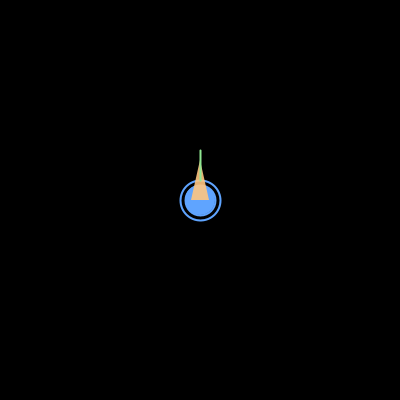
Frame 1 (no input)
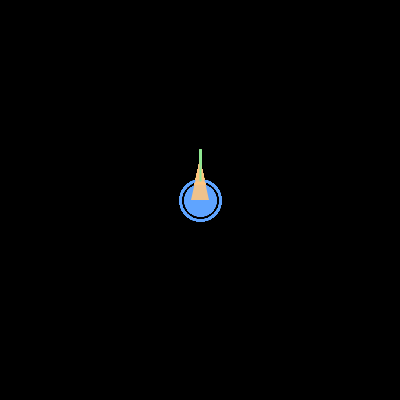
Frame 60 (the mouse pressed at the canvas centre just before this capture)
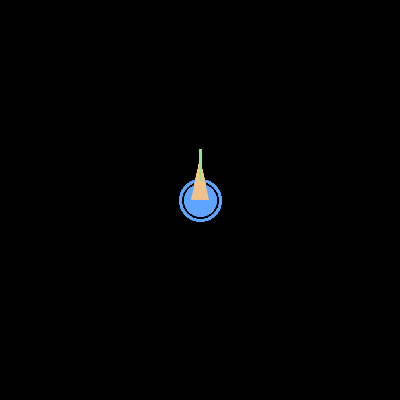
Frame 120 (the mouse held since frame 60 and released just before this capture)

The Processing sketch that drew these frames (run headless with seeded random() and noise(); from frame 60 on, the mouse is pressed at the canvas centre):

// Processing sketch: processing_demoStarter
// ── processing_demoStarter.pde
int bigC, littleC;
float max, radSec;

void setup() {
  size(400, 400);
  background(0);
  bigC = 40;
  littleC = 30;
  max = 10;
  //smooth(4);
}

void draw() {
  stroke(95, 164, 255);
  strokeWeight(2);
  noFill();
  pushMatrix();
  translate(width/2, height/2);
  ellipse(0, 0, bigC, bigC); //variable ellipse(location.x, location.y, bigC, bigC); //variable 
  fill(95, 164, 255);
  ellipse(0, 0, littleC, littleC); //variable ellipse(location.x, location.y, bigC, bigC); //variable 
  noFill();
  fill(255, 197, 127, 230);
  noStroke(); 


  triangle( -9, 0, 0, -40, 9, 0);
  stroke(144, 232, 146);
  line(0, -20, 0, -50);
  popMatrix();
}
